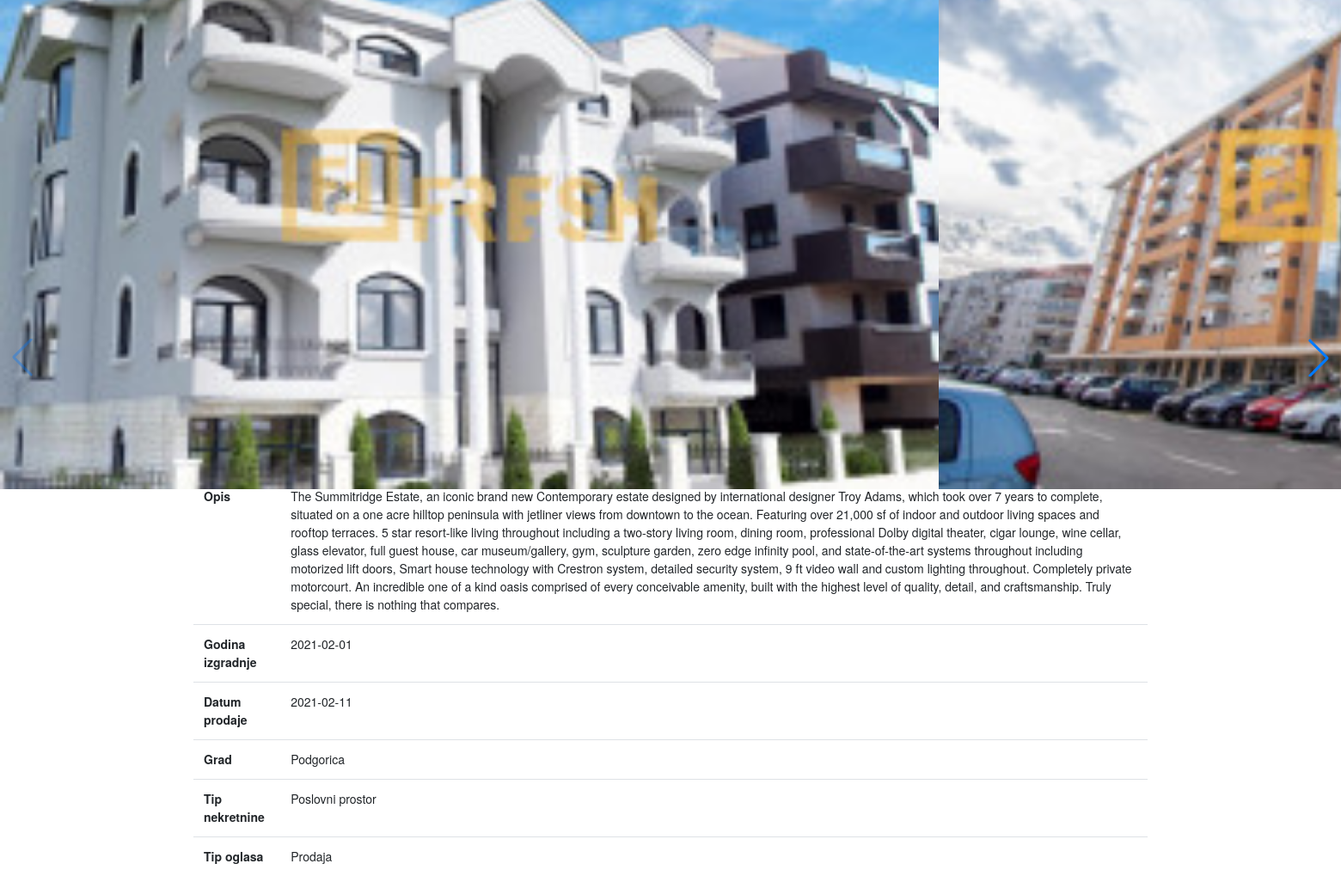
/single.php?id=52, run on the app's committed database.
### tables this page shows
CREATE TABLE `fotografije` (
  `id_fotografije` int(11) NOT NULL,
  `slika` varchar(255) DEFAULT NULL,
  `id_nekretnina` int(11) DEFAULT NULL
);

CREATE TABLE `nekretnina` (
  `id_nekretnina` int(11) NOT NULL,
  `naziv` varchar(255) NOT NULL,
  `cijena` float NOT NULL,
  `povrsina` float NOT NULL,
  `stats` tinyint(1) DEFAULT NULL,
  `opis` text DEFAULT NULL,
  `godina_izgradnje` date NOT NULL,
  `datum_prodaje` date DEFAULT NULL,
  `id_grad` int(11) NOT NULL,
  `id_tip_nekretnine` int(11) NOT NULL,
  `id_tip_oglasa` int(11) NOT NULL
);

CREATE TABLE `grad` (
  `id_grad` int(11) NOT NULL,
  `grad` varchar(255) NOT NULL
);

CREATE TABLE `tip_nekretnine` (
  `id_tip_nekretnine` int(11) NOT NULL,
  `tip_nekretnine` varchar(255) NOT NULL
);

CREATE TABLE `tip_oglasa` (
  `id_tip_oglasa` int(11) NOT NULL,
  `tip_oglasa` varchar(255) DEFAULT NULL
);

### functions.php (called while the page is built, shortened)
<?php
function getByID($pdo, $table, $wfield, $uslov, $value)
{
    $stmt = $pdo->prepare("SELECT $wfield FROM $table WHERE $uslov = $value ");
    $stmt->execute();
    while ($result = $stmt->fetch(PDO::FETCH_ASSOC)) {
        return $result["$wfield"];
    }
}
function getAllImages($pdo, $id)
{
    $stmt = $pdo->prepare("SELECT slika FROM fotografije WHERE id_nekretnina=$id");
    if (!$stmt->execute()) {
        echo $stmt->errorCode();
    } else {
        return $stmt->fetchAll(PDO::FETCH_ASSOC);
    }
}

### single.php (the view, shortened to what this page needs)
<?php
include 'db.php';
include 'functions.php';
$id = $_REQUEST['id'];
$stmt = $pdo->prepare("SELECT * FROM nekretnina WHERE id_nekretnina = $id");
$stmt->execute();
$result = $stmt->fetch(PDO::FETCH_ASSOC);
$status = $result['stats'] == 0 ? "Na prodaju" : "Prodato";
?>
<!DOCTYPE html>
<html lang="en">
<head>
    <link rel="stylesheet" href="https://stackpath.bootstrapcdn.com/bootstrap/4.5.2/css/bootstrap.min.css">
    <link rel="stylesheet" href="https://pro.fontawesome.com/releases/v5.10.0/css/all.css" />
    <link rel="stylesheet" href="https://unpkg.com/swiper/swiper-bundle.min.css">
    <link rel="stylesheet" href="css/style-slider.css">
</head>
<body>
    <div class="swiper-container">
        <div class="swiper-wrapper">
            <?php
            $images = getAllImages($pdo, $result['id_nekretnina']);
            foreach ($images as $key => $image) {
                echo "<div class='swiper-slide'><img class='d-block w-100' src='pages/" . $image['slika'] . "' alt='slika'></div>";
            }
            ?>
        </div>
        <div class="swiper-button-next"></div>
        <div class="swiper-button-prev"></div>
    </div>
    <div class='container'>
        <table class='table table-responsive-lg'>
            <tr>
                <th>Cijena</th>
                <td><?= $result['cijena'] . '€' ?></td>
            </tr>
            <tr>
                <th>Povrsina</th>
                <td><?= $result['povrsina'] . 'm²' ?></td>
            </tr>
            <tr>
                <th>Status</th>
                <td><?= $status ?></td>
            </tr>
            <tr>
                <th>Opis</th>
                <td><?= $result['opis'] ?></td>
            </tr>
            <tr>
                <th>Godina izgradnje</th>
                <td><?= $result['godina_izgradnje'] ?></td>
            </tr>
            <tr>
                <th>Datum prodaje</th>
                <td><?= $result['datum_prodaje'] ?></td>
            </tr>
            <tr>
                <th>Grad</th>
                <td><?= getByID($pdo, "grad", "grad", "id_grad", $result['id_grad']) ?></td>
            </tr>
            <tr>
                <th>Tip nekretnine</th>
                <td><?= getByID($pdo, "tip_nekretnine", "tip_nekretnine", "id_tip_nekretnine", $result['id_tip_nekretnine']) ?></td>
            </tr>
            <tr>
                <th>Tip oglasa</th>
                <td><?= getByID($pdo, "tip_oglasa", "tip_oglasa", "id_tip_oglasa", $result['id_tip_oglasa']) ?></td>
            </tr>
        </table>
    </div>
</body>
</html>

### css/style-slider.css (style rules this page uses)
html, body { margin-top: 1%; position: relative; height: 100%; }
body { font-family: Helvetica Neue, Helvetica, Arial, sans-serif; font-size: 14px; color: #000; margin: 0; padding: 0; }
.swiper-container { width: 70%; height: 50%; }
.swiper-slide { text-align: center; font-size: 18px; background: #fff; display: -webkit-box; display: -ms-flexbox; display: -webkit-flex; display: flex; -webkit-box-pack: center; -ms-flex-pack: center; -webkit-justify-content: center; justify-content: center; -webkit-box-align: center; -ms-flex-align: center; -webkit-align-items: center; align-items: center; }

### data on the page
fotografije: slika (picture)
fotografije: slika (picture)
nekretnina: opis "The Summitridge Estate, an iconic brand new Contemporary estate designed by international designer Troy Adams, which took over 7 years to complete, situated on a one acre hilltop peninsula with jetliner views from downtown to the ocean. Featuring over 21,000 sf of indoor and outdoor living spaces and rooftop terraces. 5 star resort-like living throughout including a two-story living room, dining room, professional Dolby digital theater, cigar lounge, wine cellar, glass elevator, full guest house, car museum/gallery, gym, sculpture garden, zero edge infinity pool, and state-of-the-art systems throughout including motorized lift doors, Smart house technology with Crestron system, detailed…", godina_izgradnje "2021-02-01", datum_prodaje "2021-02-11", id_grad.grad "Podgorica", id_tip_nekretnine.tip_nekretnine "Poslovni prostor", id_tip_oglasa.tip_oglasa "Prodaja"
